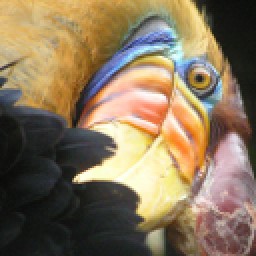
#> input picture Code/ex7_k_means_and_pca/data/bird_small.png, 128 x 128 px (shown 2 times larger)
$ python pca_for_visualization.py
#> lines starting #> are read from the running program, lines starting #| are printed output that depends on the picture
# author : Lee
# date   : 2021/3/2 18:46

import matplotlib.pyplot as plt
from mpl_toolkits.mplot3d import Axes3D
from skimage import io
from sklearn.cluster import KMeans
from sklearn.decomposition import PCA

img = io.imread(r'./data/bird_small.png') / 255
X = img.reshape((img.shape[0] * img.shape[1], img.shape[2]))
K = 16
model = KMeans(n_clusters=K, n_init=10, max_iter=30)
model.fit(X)
centroids = model.cluster_centers_
l = model.predict(X)
#> l = 16384 values, max 15 at index 96, min 0 at index 93, mean 7.46

pca = PCA(n_components=2)
z = pca.fit_transform(X)
#> z = 16384 pairs, first value -0.726 to 0.915, second value -0.487 to 0.545
X_approx = pca.inverse_transform(z)

fig = plt.figure()
ax = Axes3D(fig)
ax.scatter(X[:, 0], X[:, 1], X[:, 2], s=0.1, marker='o', c=l, cmap='rainbow')

plt.figure()
plt.scatter(z[:, 0], z[:, 1], s=0.1, marker='o', c=l, cmap='rainbow')

plt.show()
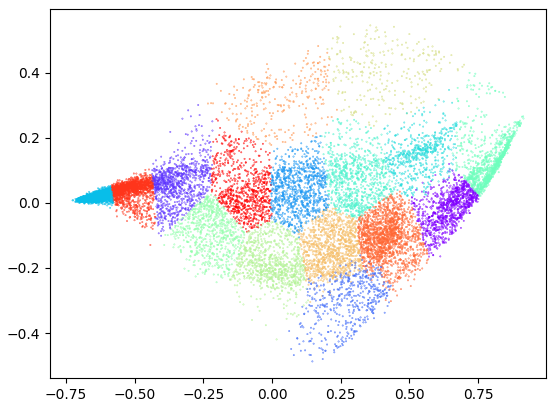
#> figure drawn by matplotlib, 1 panel
